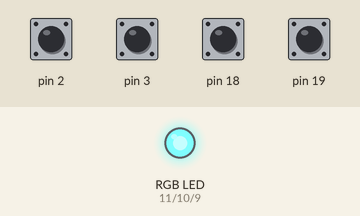
This sketch was run on a simulated Arduino Uno, built with avr-gcc and run on an emulated ATmega328P. Shown: an RGB LED mixed from three pins (HIGH = lit). Inputs (shaded band) come from the test bench; at power-on: pin 2, pin 3, pin 18, pin 19 HIGH.

Above: at 21.85 s.
At 22.25 s:
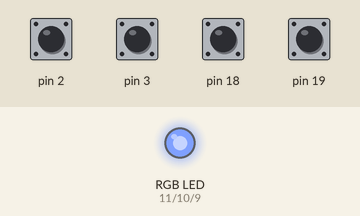
At 22.7 s:
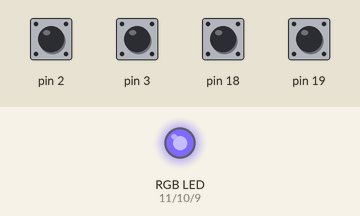
At 23.6 s:
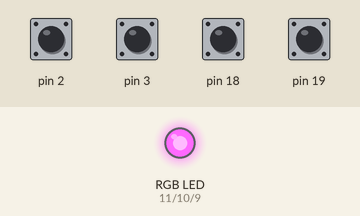
At 24.45 s:
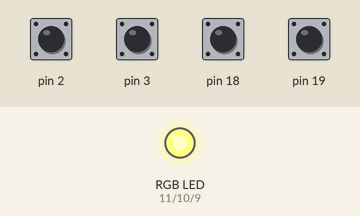
At 25.35 s:
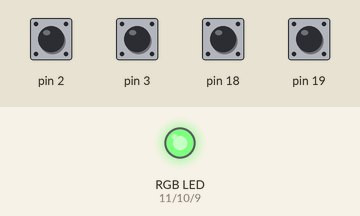
Timing chart, 0 to 30.0 s (numbered marks = the images above):
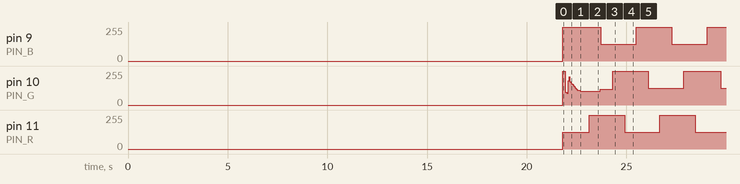

The sketch:

eight_motor_test.ino
```cpp
#include "MultiStepper.h"


// ====================================================== Constants ======================================================

const float MOTOR_RPM = 12;

MultiStepper upperStepper1 = MultiStepper();
MultiStepper lowerStepper1 = MultiStepper();
MultiStepper upperStepper2 = MultiStepper();
MultiStepper lowerStepper2 = MultiStepper();
MultiStepper upperStepper3 = MultiStepper();
MultiStepper lowerStepper3 = MultiStepper();
MultiStepper upperStepper4 = MultiStepper();
MultiStepper lowerStepper4 = MultiStepper();

static MultiStepper* steppers[] = {
    &upperStepper1,
    &lowerStepper1,
    &upperStepper2,
    &lowerStepper2,
    &upperStepper3,
    &lowerStepper3,
    &upperStepper4,
    &lowerStepper4
};

const double UPPER_ANGLES[] = {  0,  97,  70,  61, 228, 283, 283,   0, 180, 283};
const double LOWER_ANGLES[] = {  0, 180,  72, 270, 180, 270,   0, 180,  25, 180};

int hrsTens = 1;
int hrsUnits = 1;
int minsTens = 1;
int minsUnits = 1;

// Time between update cycles, in microseconds
unsigned long UPDATE_PERIOD = long(1000000 / (MOTOR_RPM / 60.0 * STEPS_PER_REVOLUTION));

int startup_flag = 0;

int counter = 0;

int n = 0;

int PIN_R = 11;
int PIN_G = 10;
int PIN_B = 9;

int hue = 0;

typedef struct {
    double r;       // a fraction between 0 and 1
    double g;       // a fraction between 0 and 1
    double b;       // a fraction between 0 and 1
} rgb;

typedef struct {
    double h;       // angle in degrees
    double s;       // a fraction between 0 and 1
    double v;       // a fraction between 0 and 1
} hsv;

static hsv   rgb2hsv(rgb in);
static rgb   hsv2rgb(hsv in);


// ===================================================== Main Sketch =====================================================

void setup(){

    Serial.begin(9600); // Start the serial monitor

    upperStepper1.init(22, 23, 24, 25,  3, 9);
    upperStepper2.init(26, 27, 28, 29,  2, 12);
    upperStepper3.init(30, 31, 32, 33, 18, 13);
    upperStepper4.init(34, 35, 36, 37, 19, 11);
    lowerStepper1.init(50, 51, 52, 53,  3, 279);
    lowerStepper2.init(46, 47, 48, 49,  2, 279);
    lowerStepper3.init(42, 43, 44, 45, 18, 280);
    lowerStepper4.init(38, 39, 40, 41, 19, 281);

    pinMode(PIN_R, OUTPUT);
    pinMode(PIN_G, OUTPUT);
    pinMode(PIN_B, OUTPUT);

    // Remember these are inverted because the LED is common anode - 0, 0, 0 is white
    analogWrite(PIN_R, 0);
    analogWrite(PIN_G, 0);
    analogWrite(PIN_B, 0);

    // Zero everything
    upperStepper1.zero();
    upperStepper2.zero();
    upperStepper3.zero();
    upperStepper4.zero();

    for(int i=0; i<3000; i++){
        for(MultiStepper* s : steppers) s->update();
        delay(2);
    }

    lowerStepper1.zero();
    lowerStepper2.zero();
    lowerStepper3.zero();
    lowerStepper4.zero();

    for(int i=0; i<3000; i++){
        for(MultiStepper* s : steppers) s->update();
        delay(2);
    }

}

void loop(){

    // MultiStepper* s = steppers[n];

    // s->zero();

    // int i = 0;

    // // Twirly
    // while(s->getDirection() != MultiStepper::Direction::STOPPED && i < 3000){
    //     s->update();
    //     i++;
    //     delay(2);
    // }

    // //s->release();

    // n++;

    // if(n > 7) n = 0;

    unsigned long t = micros();

    update_logic();

    for(MultiStepper* s : steppers) s->update();

    hue = (hue + 1) % 1440;
    rgb clr = hsv2rgb({hue/4.0, 1, 0.5});

    analogWrite(PIN_R, 255 - clr.r * 255);
    analogWrite(PIN_G, 255 - clr.g * 255);
    analogWrite(PIN_B, 255 - clr.b * 255);

    unsigned long elapsed = micros() - t; // Should wrap automatically

    unsigned int delayTime = UPDATE_PERIOD - elapsed;
    unsigned int delayMicros = delayTime % 1000;
    unsigned int delayMillis = delayTime / 1000;

    // delayMicroseconds doesn't work beyond 16383 so we need to split it up
    delayMicroseconds(delayMicros);
    delay(delayMillis);

}

void update_logic(){
    // Change the displayed number every few seconds (debug)
    if(counter-- <= 0){

        counter = 3000;

        upperStepper1.moveTo(UPPER_ANGLES[hrsTens]);
        lowerStepper1.moveTo(LOWER_ANGLES[hrsTens]);
        upperStepper2.moveTo(UPPER_ANGLES[hrsUnits]);
        lowerStepper2.moveTo(LOWER_ANGLES[hrsUnits]);
        upperStepper3.moveTo(UPPER_ANGLES[minsTens]);
        lowerStepper3.moveTo(LOWER_ANGLES[minsTens]);
        upperStepper4.moveTo(UPPER_ANGLES[minsUnits]);
        lowerStepper4.moveTo(LOWER_ANGLES[minsUnits]);

        minsUnits++;
        if(minsUnits > 9){
            minsUnits = 0;
            minsTens++;
            if(minsTens > 5){
                minsTens = 0;
                hrsUnits++;
                if(hrsTens == 2 && hrsUnits > 3){
                    hrsUnits = 0;
                    hrsTens = 0;
                }else if(hrsUnits > 9){
                    hrsTens++;
                    hrsUnits = 0;
                }
            }
        }

    }
}

hsv rgb2hsv(rgb in)
{
    hsv         out;
    double      min, max, delta;

    min = in.r < in.g ? in.r : in.g;
    min = min  < in.b ? min  : in.b;

    max = in.r > in.g ? in.r : in.g;
    max = max  > in.b ? max  : in.b;

    out.v = max;                                // v
    delta = max - min;
    if (delta < 0.00001)
    {
        out.s = 0;
        out.h = 0; // undefined, maybe nan?
        return out;
    }
    if( max > 0.0 ) { // NOTE: if Max is == 0, this divide would cause a crash
        out.s = (delta / max);                  // s
    } else {
        // if max is 0, then r = g = b = 0
        // s = 0, h is undefined
        out.s = 0.0;
        out.h = NAN;                            // its now undefined
        return out;
    }
    if( in.r >= max )                           // > is bogus, just keeps compilor happy
        out.h = ( in.g - in.b ) / delta;        // between yellow & magenta
    else
    if( in.g >= max )
        out.h = 2.0 + ( in.b - in.r ) / delta;  // between cyan & yellow
    else
        out.h = 4.0 + ( in.r - in.g ) / delta;  // between magenta & cyan

    out.h *= 60.0;                              // degrees

    if( out.h < 0.0 )
        out.h += 360.0;

    return out;
}


rgb hsv2rgb(hsv in)
{
    double      hh, p, q, t, ff;
    long        i;
    rgb         out;

    if(in.s <= 0.0) {       // < is bogus, just shuts up warnings
        out.r = in.v;
        out.g = in.v;
        out.b = in.v;
        return out;
    }
    hh = in.h;
    if(hh >= 360.0) hh = 0.0;
    hh /= 60.0;
    i = (long)hh;
    ff = hh - i;
    p = in.v * (1.0 - in.s);
    q = in.v * (1.0 - (in.s * ff));
    t = in.v * (1.0 - (in.s * (1.0 - ff)));

    switch(i) {
    case 0:
        out.r = in.v;
        out.g = t;
        out.b = p;
        break;
    case 1:
        out.r = q;
        out.g = in.v;
        out.b = p;
        break;
    case 2:
        out.r = p;
        out.g = in.v;
        out.b = t;
        break;

    case 3:
        out.r = p;
        out.g = q;
        out.b = in.v;
        break;
    case 4:
        out.r = t;
        out.g = p;
        out.b = in.v;
        break;
    case 5:
    default:
        out.r = in.v;
        out.g = p;
        out.b = q;
        break;
    }
    return out;
}
```

MultiStepper.cpp
```cpp
#include "MultiStepper.h"

// =================================================== Helper Methods ====================================================

float clamp180(float angle){
    // Calculation steps:
    // abs(angle) - 180                                     How far outside the -180 to 180 range the input angle is
    // ceil((abs(angle) - 180) / 360)                       Number of times to add/subtract 360 to get the angle within range
    // sign(angle) * 360 * ceil((abs(angle) - 180) / 360)   Number to subtract from the angle to get it within range
    return angle - sign(angle) * 360 * ceil((abs(angle) - 180) / 360);
    //return int(int(angle + 360) % 360 + 180) % 360 - 180; // Old version
}

int modulo(int num, int denom){
    // https://stackoverflow.com/questions/11720656/modulo-operation-with-negative-numbers
    return (num % denom + denom) % denom;
}

double sign(double x){
    return (x > 0) - (x < 0); // Neat trick off of SO
}

// enum StepMode {
//     FULL_STEP_SINGLE_COIL,
//     FULL_STEP_DUAL_COIL,
//     HALF_STEP
// };

// TODO: Implement half-stepping?

// Took me forever to find out what was up with this, when you google it almost all the results seem to say just
// copy the array - to state the obvious, I don't WANT to copy the array, I want to pass it by reference!
// https://stackoverflow.com/questions/5724171/passing-an-array-by-reference

MultiStepper::MultiStepper(){
    // Do nothing because Arduino
}

void MultiStepper::init(int pin1, int pin2, int pin3, int pin4, int switchPin, float angleOffset){

    // Because C++ is backward, array-type variables/members can't be assigned, and because this is Arduino we
    // have no std::array or std::vector, so the best I can do without extra libraries is to use a pointer
    // Also remember that if you assign a pointer to a local variable, the memory it held can (i.e. assume it will) be
    // overwritten once the function (or other scope) containing that local variable exits - hence we have to assign
    // this->pins directly to the array declaration, we cannot have a local variable as a middleman without manipulating
    // memory explicitly with malloc() and so on

    // Store pin numbers for later
    this->pins = new int[PIN_COUNT]{pin1, pin2, pin3, pin4};
    this->switchPin = switchPin;
    this->angleOffset = clamp180(angleOffset);

    // Set up Arduino pins
    for(int i=0; i<PIN_COUNT; i++) pinMode(this->pins[i], OUTPUT);
    pinMode(switchPin, INPUT_PULLUP);

    switchWasOff = digitalRead(switchPin); // Need to read this now or we might think we just triggered it

}

float MultiStepper::getCurrentAngle(){ return currentAngle; }
MultiStepper::Direction MultiStepper::getDirection(){ return direction; }

void MultiStepper::release(){
    for(int i=0; i<PIN_COUNT; i++) digitalWrite(this->pins[i], 0);
    //releaseTimer++;
}

void MultiStepper::moveTo(double angle){
    targetAngle = clamp180(angle);
    if(abs(clamp180(targetAngle - currentAngle)) < 180.0/STEPS_PER_REVOLUTION) return; // Ignore if the angles are the same
    direction = directionFromValue(targetAngle - currentAngle);
}

void MultiStepper::moveBy(double angle){
    moveTo(currentAngle + angle);
}

void MultiStepper::stop(){
    targetAngle = currentAngle;
    direction = STOPPED;
    release();
}

void MultiStepper::zero(){
    targetAngle = INFINITY; // Make target angle inf so we never reach it, otherwise we might stop too soon
    direction = CLOCKWISE;
    zeroing = true;
}

// Called when the limit switch for this motor is pressed
// void onSwitchPress(){
//     if(zeroing){
//         currentAngle = 0;
//         zeroing = false;
//         direction = STOPPED;
//         release();
//     }
// }

void MultiStepper::update(){
    // This is how we can have multiple steppers going at once
    // Member access is an unnecessarily complicated affair in C++:
    // Type::staticMember
    // object.nonStaticMember
    // pointer->nonStaticMember OR (*pointer).nonStaticMember
    // Remember that the 'this' keyword is a pointer! Luckily we can omit it unless there is ambiguity.

    // if(releaseTimer > 0){
    //     releaseTimer++;
    //     if(releaseTimer > 100){
    //         for(int i=0; i<PIN_COUNT; i++) digitalWrite(this->pins[i], 0);
    //         releaseTimer = 0;
    //     }
    // }

    if(direction == STOPPED) return; // Do nothing if we're stopped

    currentStepIndex = modulo(currentStepIndex + direction, PIN_COUNT); // Increment/decrement step index, wrapping if necessary

    // Pointers don't work with foreach because C++ doesn't know how long the pointed-to array is
    // (remember a pointer only ever points to 1 memory location, which in this case is the start of the array)
    // The saving grace here is a foreach wouldn't have been much use anyway since we need the index number directly
    for(int i=0; i<PIN_COUNT; i++) digitalWrite(this->pins[i], STEP_TABLE[currentStepIndex][i]);

    //for(int i=0; i<PIN_COUNT; i++) Serial.println(STEP_TABLE[currentStepIndex][i]);

    // Remember direction is also a number so we can do maths with it :)
    currentAngle += float(direction) * 360.0/STEPS_PER_REVOLUTION;
    currentAngle = clamp180(currentAngle);

    // Check whether the angle difference is less than half a step
    if(abs(clamp180(targetAngle - currentAngle)) < 180.0/STEPS_PER_REVOLUTION){
        direction = STOPPED;
        release();
    }

    bool switchOff = digitalRead(switchPin);

    // Deal with zeroing (we're not using interrupts for now, it doesn't make much difference)
    if(zeroing && !switchOff && switchWasOff){
        currentAngle = -angleOffset; // No need to actually move to the zero position, we might not want to!
        zeroing = false;
        moveBy(-SWITCH_CLEARANCE_ANGLE); // Move back a bit to clear the switch
    }

    switchWasOff = switchOff;
}
```

MultiStepper.h
```cpp
#ifndef MultiStepper_h
#define MultiStepper_h

#include <Arduino.h>

// =================================================== Helper Methods ====================================================

float clamp180(float angle);

int modulo(int num, int denom); // Yep, even modulo doesn't work how you expect in C++ (% actually does REMAINDER)

// Returns -1 if x is negative, +1 if x is positive, and 0 if x is zero
double sign(double x);

// ============================================= Stepper motor wrapper class =============================================

// This is my custom version of the Stepper class in the Arduino library, with the following additional features:
// - Ability to drive multiple motors at once, i.e. it does not take control flow the entire time the stepper is moving
//   (this is theoretically limited by the Arduino's clock speed, but the steppers don't go anywhere near that fast)
// - Ability to automatically turn all pins off when the stepper halts - this saves power and prevents overheating when
//   the Arduino is turned on for extended periods of time
// - Ability to select between half-step and single-coil full-step and dual-coil full-step drive modes
// - Pins are in order rather than the 2nd and 3rd being swapped (why the heck is the Arduino one like this?!)

const int STEPS_PER_REVOLUTION = 2048;
const int PIN_COUNT = 4;
constexpr float SWITCH_CLEARANCE_ANGLE = 20;

// Full-step, single-coil drive ('wave drive')
// This is rarely used because it produces less torque, but since we don't need torque here it's actually quite helpful
// because it reduces* the likelihood of drift when the motor is powered off - for an explanation, see the following link:
// https://forum.arduino.cc/t/stopping-stepper-motor-drift-in-low-power-application/450790
//
// + Lower power consumption
// + Higher top speed
// + Motor always stops on a single winding, making it unlikely to drift when powered off
// - Lower torque
// - Maybe more ringing? (since there's less magnetic force to hold it in place)
//
// ** I say 'reduces' because there's still a chance that the motor will drift for a variety of reasons, both mechanical and
// electrical. Testing may confirm how much chance remains.
constexpr int STEP_TABLE[][PIN_COUNT] = {
    {1, 0, 0, 0},
    {0, 1, 0, 0},
    {0, 0, 1, 0},
    {0, 0, 0, 1}
};

// Full-step, dual-coil drive
//
// + Higher torque
// + Higher top speed
// - Higher power consumption
// - Motor always drifts half a step when powered off
// constexpr int STEP_TABLE[][PIN_COUNT] = {
//     {1, 1, 0, 0},
//     {0, 1, 1, 0},
//     {0, 0, 1, 1},
//     {1, 0, 0, 1}
// };

// Half-step drive
//
// + Finer position control (twice that of full-step, naturally)
// + Reasonably high torque
// - Lower top speed
// - 50% chance for the motor to drift half a step when powered off - can be mitigated by only powering off after an even
//   number of steps, but that kind of defeats the point!
// - Double the software performance overhead for the same speed compared to full-step drive modes
// constexpr int STEP_TABLE[][PIN_COUNT] = {
//     {1, 0, 0, 0},
//     {1, 1, 0, 0},
//     {0, 1, 0, 0},
//     {0, 1, 1, 0},
//     {0, 0, 1, 0},
//     {0, 0, 1, 1},
//     {0, 0, 0, 1},
//     {1, 0, 0, 1}
// };

class MultiStepper {

    public:

        enum Direction {
            STOPPED = 0,
            CLOCKWISE = 1,
            ANTICLOCKWISE = -1
        };

        enum StepMode {
            FULL_STEP_SINGLE_COIL,
            FULL_STEP_DUAL_COIL,
            HALF_STEP
        };

        static Direction directionFromValue(double v){
            if(v == 0) return STOPPED;
            return clamp180(v) > 0 ? CLOCKWISE : ANTICLOCKWISE;
        }


    private:

        //bool offWhenHalted = true;
        bool zeroing = false; // Anything that gets changed in an interrupt needs to be marked volatile
        bool switchWasOff = true;
        Direction direction = STOPPED;
        int currentStepIndex = 0;
        int *pins;
        int switchPin;
        // Angles are in degrees
        float currentAngle = 0;
        float targetAngle = 0;
        float angleOffset;
        int releaseTimer = 0;


    public:

        MultiStepper();

        // Sets up the stepper motor with the given pins
        void init(int pin1, int pin2, int pin3, int pin4, int switchPin, float angleOffset);

        float getCurrentAngle();
        Direction getDirection();

        // Stops the stepper motor immediately and cancels whatever it was doing
        void stop();

        // Sets all of this stepper's pins to LOW (i.e. turns all the coils off)
        void release();

        // Moves the stepper shaft to the given (absolute) angle of rotation
        void moveTo(double angle);

        // Moves the stepper shaft by the given angle relative to its current position
        void moveBy(double angle);

        // Zeroes the stepper motor by rotating it until the limit switch is pressed
        // Calls to update() are still required
        void zero();

        // Called when the limit switch for this motor is pressed
        // void onSwitchPress();

        // Called from the main program loop to update the stepper motor
        void update();

}; // C++ oddity number 43,562: classes need a semicolon after the closing brace

# endif
```

Measured:
- by itself, pin 9 (PIN_B): alternates 255/255 for 1.8 s and 127/255 for 1.8 s
- by itself, pin 11 (PIN_R): repeats every 3.6 s: 255/255 1.8 s, 127/255 1.8 s
